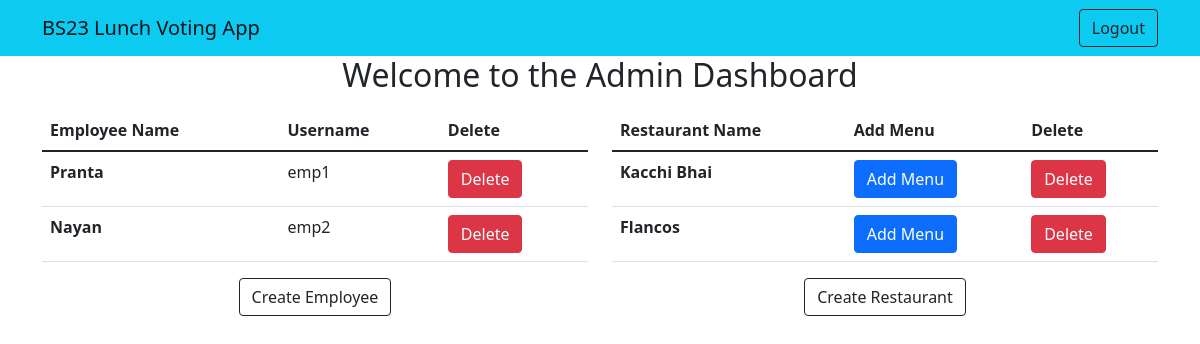
/admin_dashboard (signed in), run on the app's committed database.
### authentication/models.py (models this page shows, shortened)
class Employee(AbstractUser):
    name = models.CharField(max_length=255)

### restaurant_lunch_vote/models.py (models this page shows, shortened)
class Restaurant(models.Model):
    name = models.CharField(max_length=255)

### restaurant_lunch_vote/views.py (the view)
# urls.py: path('admin_dashboard',admin_dashboard,name="admin_dashboard"),
@user_passes_test(lambda u: u.is_superuser)
def admin_dashboard(request):
    restaurants = Restaurant.objects.all()
    employees = Employee.objects.exclude(username=request.user.username)
    return render(request, 'admindashboard.html', {'restaurants': restaurants,'employees':employees})

### templates/admindashboard.html
{% extends 'base.html' %}
{% block content %}
    <h2 class="text-center">Welcome to the Admin Dashboard</h2>
    <div class="container mt-3">
    <div class="row">
    <div class="col-md-6">
        <table class="table">
            <thead>
              <tr>
                <th scope="col">Employee Name</th>
                <th scope="col">Username</th>
                <th scope="col">Delete</th>
              </tr>
            </thead>
            <tbody>
                {% for employee in employees %}
                  <tr>
                    <th scope="row">{{ employee.name }}</th>
                    <td>{{employee.username}}</td>
                    <td><a
                        type="button"
                        href="delete-employee/{{employee.id}}"
                        class="btn btn-danger"
                    >
                        Delete
                    </a>
                    </td>
                  </tr>
                {% endfor %}
                </tbody>
              </table>
    <div class="text-center">
    <a type="button" class="btn btn-outline-dark ml-auto" href="{% url 'register' %}">Create Employee</a>
    </div>
    </div>
    <div class="col-md-6">
        <table class="table">
            <thead>
              <tr>
                <th scope="col">Restaurant Name</th>
                <th scope="col">Add Menu</th>
                <th scope="col">Delete</th>
              </tr>
            </thead>
            <tbody>
                {% for restaurant in restaurants %}
                  <tr>
                    <th scope="row">{{ restaurant.name }}</th>
                    <td><a
                        type="button"
                        href="{% url 'add_menu' restaurant.id %}"
                        class="btn btn-primary"
                    >
                        Add Menu
                    </a>
                    </td>
                    <td><a
                        type="button"
                        href="restaurants/delete-restaurant/{{restaurant.id}}"
                        class="btn btn-danger"
                    >
                        Delete
                    </a>
                    </td>
                  </tr>
                {% endfor %}
                </tbody>
              </table>
              <div class="text-center">
              <a type="button" class="btn btn-outline-dark ml-auto" href="{% url 'create-restaurant' %}">Create Restaurant</a>
              </div>
    </div>
{% endblock %}

### data on the page
Employee: name "Pranta", username "emp1"
Employee: name "Nayan", username "emp2"
Restaurant: name "Kacchi Bhai"
Restaurant: name "Flancos"
